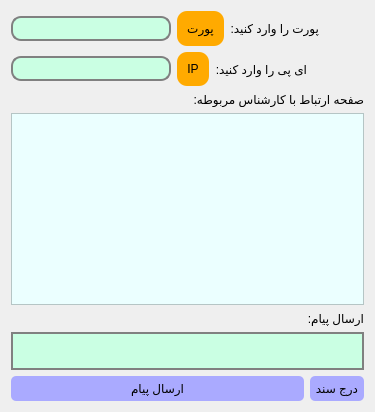
       <widget class="QWidget" name="tab_4">
        <attribute name="title">
         <string>ارتباط با کارشناس ای تی</string>
        </attribute>
        <layout class="QGridLayout" name="gridLayout_7">
         <item row="4" column="0">
          <layout class="QHBoxLayout" name="horizontalLayout_16" stretch="15,1">
           <item>
            <widget class="QPushButton" name="pushButton_21">
             <property name="styleSheet">
              <string notr="true">
            QPushButton {
                background-color: rgb(170, 170, 255);
                color: black;
                border-radius: 5px;
                padding: 5px;
                transition: background-color 0.3s;
            }

            QPushButton:hover {
                background-color: rgb(145, 145, 217);
            }
        
</string>
             </property>
             <property name="text">
              <string>ارسال پیام</string>
             </property>
             <property name="icon">
              <iconset>
               <normaloff>C:/Users/techp/Downloads/kisspng-computer-icons-button-send-email-button-5ac4bc896d9823.4635189215228427614489.png</normaloff>C:/Users/techp/Downloads/kisspng-computer-icons-button-send-email-button-5ac4bc896d9823.4635189215228427614489.png</iconset>
             </property>
            </widget>
           </item>
           <item>
            <widget class="QPushButton" name="pushButton_20">
             <property name="styleSheet">
              <string notr="true">
            QPushButton {
                background-color: rgb(170, 170, 255);
                color: black;
                border-radius: 5px;
                padding: 5px;
                transition: background-color 0.3s;
            }

            QPushButton:hover {
                background-color: rgb(145, 145, 217);
            }
        
</string>
             </property>
             <property name="text">
              <string>درج سند</string>
             </property>
             <property name="icon">
              <iconset>
               <normaloff>C:/Users/techp/Downloads/kisspng-paper-drawing-pin-clip-art-red-push-pin-5aaaab6c6aea18.5455399415211344444379.png</normaloff>C:/Users/techp/Downloads/kisspng-paper-drawing-pin-clip-art-red-push-pin-5aaaab6c6aea18.5455399415211344444379.png</iconset>
             </property>
            </widget>
           </item>
          </layout>
         </item>
         <item row="3" column="0">
          <widget class="QLineEdit" name="lineEdit_7">
           <property name="styleSheet">
            <string notr="true">QLineEdit{ 
                                        background-color:rgb(202, 255, 227);
                                        border: 2px solid gray;
                                        border-radius: 20px;
                                        padding: 0 10px;
                                        selection-background-color: darkgray;
                                        font-size: 28px;}
                                        QLineEdit:focus { 
                                        background-color:rgb(192, 192, 255);}
                                        </string>
           </property>
           <property name="text">
            <string/>
           </property>
          </widget>
         </item>
         <item row="1" column="0">
          <layout class="QGridLayout" name="gridLayout_6">
           <item row="0" column="0">
            <layout class="QVBoxLayout" name="verticalLayout_23">
             <item>
              <layout class="QVBoxLayout" name="verticalLayout_24">
               <item>
                <widget class="QLabel" name="label_16">
                 <property name="text">
                  <string>صفحه ارتباط با کارشناس مربوطه:</string>
                 </property>
                </widget>
               </item>
               <item>
                <widget class="QPlainTextEdit" name="plainTextEdit_4">
                 <property name="styleSheet">
                  <string notr="true">background-color: rgb(235, 255, 255);</string>
                 </property>
                 <property name="readOnly">
                  <bool>true</bool>
                 </property>
                </widget>
               </item>
              </layout>
             </item>
            </layout>
           </item>
          </layout>
         </item>
         <item row="0" column="0">
          <layout class="QVBoxLayout" name="verticalLayout_25">
           <item>
            <layout class="QHBoxLayout" name="horizontalLayout_18">
             <item>
              <widget class="QLineEdit" name="lineEdit_8">
               <property name="styleSheet">
                <string notr="true">QLineEdit{ 
                                        background-color:rgb(202, 255, 227);
                                        border: 2px solid gray;
                                        border-radius: 10px;
                                        padding: 0 8px;
                                        selection-background-color: darkgray;
                                        font-size: 16px;}
                                        QLineEdit:focus { 
                                        background-color:rgb(192, 192, 255);}
                                        </string>
               </property>
              </widget>
             </item>
             <item>
              <widget class="QPushButton" name="pushButton_23">
               <property name="styleSheet">
                <string notr="true">
            QPushButton {
                background-color: rgb(255, 170, 0);
                color: black;
                border-radius: 10px;
                padding: 10px;
                transition: background-color 0.3s;
            }

            QPushButton:hover {
                background-color: rgb(225, 150, 0);
            }
        
</string>
               </property>
               <property name="text">
                <string>پورت</string>
               </property>
              </widget>
             </item>
             <item>
              <widget class="QLabel" name="label_17">
               <property name="text">
                <string>پورت را وارد کنید:</string>
               </property>
              </widget>
             </item>
             <item>
              <spacer name="horizontalSpacer_5">
               <property name="orientation">
                <enum>Qt::Horizontal</enum>
               </property>
               <property name="sizeHint" stdset="0">
                <size>
                 <width>45</width>
                 <height>15</height>
                </size>
               </property>
              </spacer>
             </item>
            </layout>
           </item>
           <item>
            <layout class="QHBoxLayout" name="horizontalLayout_17">
             <item>
              <widget class="QLineEdit" name="lineEdit_9">
               <property name="styleSheet">
                <string notr="true">QLineEdit{ 
                                        background-color:rgb(202, 255, 227);
                                        border: 2px solid gray;
                                        border-radius: 10px;
                                        padding: 0 8px;
                                        selection-background-color: darkgray;
                                        font-size: 16px;}
                                        QLineEdit:focus { 
                                        background-color:rgb(192, 192, 255);}
                                        </string>
               </property>
              </widget>
             </item>
             <item>
              <widget class="QPushButton" name="pushButton_22">
               <property name="styleSheet">
                <string notr="true">
            QPushButton {
                background-color: rgb(255, 170, 0);
                color: black;
                border-radius: 10px;
                padding: 10px;
                transition: background-color 0.3s;
            }

            QPushButton:hover {
                background-color: rgb(225, 150, 0);
            }
        
</string>
               </property>
               <property name="text">
                <string>IP</string>
               </property>
              </widget>
             </item>
             <item>
              <widget class="QLabel" name="label_18">
               <property name="text">
                <string>ای پی را وارد کنید:</string>
               </property>
              </widget>
             </item>
             <item>
              <spacer name="horizontalSpacer_6">
               <property name="orientation">
                <enum>Qt::Horizontal</enum>
               </property>
               <property name="sizeHint" stdset="0">
                <size>
                 <width>40</width>
                 <height>20</height>
                </size>
               </property>
              </spacer>
             </item>
            </layout>
           </item>
          </layout>
         </item>
         <item row="2" column="0">
          <widget class="QLabel" name="label_19">
           <property name="text">
            <string>ارسال پیام:</string>
           </property>
          </widget>
         </item>
        </layout>
       </widget>
